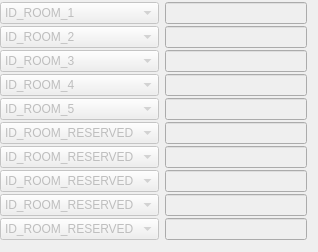
     <widget class="QWidget" name="layoutWidget">
      <property name="geometry">
       <rect>
        <x>420</x>
        <y>140</y>
        <width>318</width>
        <height>252</height>
       </rect>
      </property>
      <layout class="QGridLayout" name="gridLayout_20">
       <property name="leftMargin">
        <number>0</number>
       </property>
       <property name="topMargin">
        <number>0</number>
       </property>
       <property name="bottomMargin">
        <number>0</number>
       </property>
       <property name="horizontalSpacing">
        <number>6</number>
       </property>
       <property name="verticalSpacing">
        <number>0</number>
       </property>
       <item row="0" column="0">
        <widget class="QComboBox" name="comboBox_Dispense_pArrDispRoom_iCassID1">
         <property name="enabled">
          <bool>false</bool>
         </property>
         <item>
          <property name="text">
           <string>ID_ROOM_1</string>
          </property>
         </item>
         <item>
          <property name="text">
           <string>ID_ROOM_2</string>
          </property>
         </item>
         <item>
          <property name="text">
           <string>ID_ROOM_3</string>
          </property>
         </item>
         <item>
          <property name="text">
           <string>ID_ROOM_4</string>
          </property>
         </item>
         <item>
          <property name="text">
           <string>ID_ROOM_5</string>
          </property>
         </item>
         <item>
          <property name="text">
           <string>ID_ROOM_1B</string>
          </property>
         </item>
         <item>
          <property name="text">
           <string>ID_ROOM_2B</string>
          </property>
         </item>
         <item>
          <property name="text">
           <string>ID_ROOM_3B</string>
          </property>
         </item>
         <item>
          <property name="text">
           <string>ID_ROOM_4B</string>
          </property>
         </item>
         <item>
          <property name="text">
           <string>ID_ROOM_5B</string>
          </property>
         </item>
         <item>
          <property name="text">
           <string>ID_ROOM_RESERVED</string>
          </property>
         </item>
        </widget>
       </item>
       <item row="0" column="1">
        <widget class="QLineEdit" name="lineEdit_Dispense_pArrDispRoom_iCashNumber1">
         <property name="enabled">
          <bool>false</bool>
         </property>
         <property name="inputMethodHints">
          <set>Qt::ImhDigitsOnly</set>
         </property>
        </widget>
       </item>
       <item row="1" column="0">
        <widget class="QComboBox" name="comboBox_Dispense_pArrDispRoom_iCassID2">
         <property name="enabled">
          <bool>false</bool>
         </property>
         <item>
          <property name="text">
           <string>ID_ROOM_2</string>
          </property>
         </item>
         <item>
          <property name="text">
           <string>ID_ROOM_1</string>
          </property>
         </item>
         <item>
          <property name="text">
           <string>ID_ROOM_3</string>
          </property>
         </item>
         <item>
          <property name="text">
           <string>ID_ROOM_4</string>
          </property>
         </item>
         <item>
          <property name="text">
           <string>ID_ROOM_5</string>
          </property>
         </item>
         <item>
          <property name="text">
           <string>ID_ROOM_1B</string>
          </property>
         </item>
         <item>
          <property name="text">
           <string>ID_ROOM_2B</string>
          </property>
         </item>
         <item>
          <property name="text">
           <string>ID_ROOM_3B</string>
          </property>
         </item>
         <item>
          <property name="text">
           <string>ID_ROOM_4B</string>
          </property>
         </item>
         <item>
          <property name="text">
           <string>ID_ROOM_5B</string>
          </property>
         </item>
         <item>
          <property name="text">
           <string>ID_ROOM_RESERVED</string>
          </property>
         </item>
        </widget>
       </item>
       <item row="1" column="1">
        <widget class="QLineEdit" name="lineEdit_Dispense_pArrDispRoom_iCashNumber2">
         <property name="enabled">
          <bool>false</bool>
         </property>
         <property name="inputMethodHints">
          <set>Qt::ImhDigitsOnly</set>
         </property>
        </widget>
       </item>
       <item row="2" column="0">
        <widget class="QComboBox" name="comboBox_Dispense_pArrDispRoom_iCassID3">
         <property name="enabled">
          <bool>false</bool>
         </property>
         <item>
          <property name="text">
           <string>ID_ROOM_3</string>
          </property>
         </item>
         <item>
          <property name="text">
           <string>ID_ROOM_1</string>
          </property>
         </item>
         <item>
          <property name="text">
           <string>ID_ROOM_2</string>
          </property>
         </item>
         <item>
          <property name="text">
           <string>ID_ROOM_4</string>
          </property>
         </item>
         <item>
          <property name="text">
           <string>ID_ROOM_5</string>
          </property>
         </item>
         <item>
          <property name="text">
           <string>ID_ROOM_1B</string>
          </property>
         </item>
         <item>
          <property name="text">
           <string>ID_ROOM_2B</string>
          </property>
         </item>
         <item>
          <property name="text">
           <string>ID_ROOM_3B</string>
          </property>
         </item>
         <item>
          <property name="text">
           <string>ID_ROOM_4B</string>
          </property>
         </item>
         <item>
          <property name="text">
           <string>ID_ROOM_5B</string>
          </property>
         </item>
         <item>
          <property name="text">
           <string>ID_ROOM_RESERVED</string>
          </property>
         </item>
        </widget>
       </item>
       <item row="2" column="1">
        <widget class="QLineEdit" name="lineEdit_Dispense_pArrDispRoom_iCashNumber3">
         <property name="enabled">
          <bool>false</bool>
         </property>
         <property name="inputMethodHints">
          <set>Qt::ImhDigitsOnly</set>
         </property>
        </widget>
       </item>
       <item row="3" column="0">
        <widget class="QComboBox" name="comboBox_Dispense_pArrDispRoom_iCassID4">
         <property name="enabled">
          <bool>false</bool>
         </property>
         <item>
          <property name="text">
           <string>ID_ROOM_4</string>
          </property>
         </item>
         <item>
          <property name="text">
           <string>ID_ROOM_1</string>
          </property>
         </item>
         <item>
          <property name="text">
           <string>ID_ROOM_2</string>
          </property>
         </item>
         <item>
          <property name="text">
           <string>ID_ROOM_3</string>
          </property>
         </item>
         <item>
          <property name="text">
           <string>ID_ROOM_5</string>
          </property>
         </item>
         <item>
          <property name="text">
           <string>ID_ROOM_1B</string>
          </property>
         </item>
         <item>
          <property name="text">
           <string>ID_ROOM_2B</string>
          </property>
         </item>
         <item>
          <property name="text">
           <string>ID_ROOM_3B</string>
          </property>
         </item>
         <item>
          <property name="text">
           <string>ID_ROOM_4B</string>
          </property>
         </item>
         <item>
          <property name="text">
           <string>ID_ROOM_5B</string>
          </property>
         </item>
         <item>
          <property name="text">
           <string>ID_ROOM_RESERVED</string>
          </property>
         </item>
        </widget>
       </item>
       <item row="3" column="1">
        <widget class="QLineEdit" name="lineEdit_Dispense_pArrDispRoom_iCashNumber4">
         <property name="enabled">
          <bool>false</bool>
         </property>
         <property name="inputMethodHints">
          <set>Qt::ImhDigitsOnly</set>
         </property>
        </widget>
       </item>
       <item row="4" column="0">
        <widget class="QComboBox" name="comboBox_Dispense_pArrDispRoom_iCassID5">
         <property name="enabled">
          <bool>false</bool>
         </property>
         <item>
          <property name="text">
           <string>ID_ROOM_5</string>
          </property>
         </item>
         <item>
          <property name="text">
           <string>ID_ROOM_1</string>
          </property>
         </item>
         <item>
          <property name="text">
           <string>ID_ROOM_2</string>
          </property>
         </item>
         <item>
          <property name="text">
           <string>ID_ROOM_3</string>
          </property>
         </item>
         <item>
          <property name="text">
           <string>ID_ROOM_4</string>
          </property>
         </item>
         <item>
          <property name="text">
           <string>ID_ROOM_1B</string>
          </property>
         </item>
         <item>
          <property name="text">
           <string>ID_ROOM_2B</string>
          </property>
         </item>
         <item>
          <property name="text">
           <string>ID_ROOM_3B</string>
          </property>
         </item>
         <item>
          <property name="text">
           <string>ID_ROOM_4B</string>
          </property>
         </item>
         <item>
          <property name="text">
           <string>ID_ROOM_5B</string>
          </property>
         </item>
         <item>
          <property name="text">
           <string>ID_ROOM_RESERVED</string>
          </property>
         </item>
        </widget>
       </item>
       <item row="4" column="1">
        <widget class="QLineEdit" name="lineEdit_Dispense_pArrDispRoom_iCashNumber5">
         <property name="enabled">
          <bool>false</bool>
         </property>
         <property name="inputMethodHints">
          <set>Qt::ImhDigitsOnly</set>
         </property>
        </widget>
       </item>
       <item row="5" column="0">
        <widget class="QComboBox" name="comboBox_Dispense_pArrDispRoom_iCassID6">
         <property name="enabled">
          <bool>false</bool>
         </property>
         <item>
          <property name="text">
           <string>ID_ROOM_RESERVED</string>
          </property>
         </item>
         <item>
          <property name="text">
           <string>ID_ROOM_1</string>
          </property>
         </item>
         <item>
          <property name="text">
           <string>ID_ROOM_2</string>
          </property>
         </item>
         <item>
          <property name="text">
           <string>ID_ROOM_3</string>
          </property>
         </item>
         <item>
          <property name="text">
           <string>ID_ROOM_4</string>
          </property>
         </item>
         <item>
          <property name="text">
           <string>ID_ROOM_5</string>
          </property>
         </item>
         <item>
          <property name="text">
           <string>ID_ROOM_1B</string>
          </property>
         </item>
         <item>
          <property name="text">
           <string>ID_ROOM_1C</string>
          </property>
         </item>
        </widget>
       </item>
       <item row="5" column="1">
        <widget class="QLineEdit" name="lineEdit_Dispense_pArrDispRoom_iCashNumber6">
         <property name="enabled">
          <bool>false</bool>
         </property>
         <property name="inputMethodHints">
          <set>Qt::ImhDigitsOnly</set>
         </property>
        </widget>
       </item>
       <item row="6" column="0">
        <widget class="QComboBox" name="comboBox_Dispense_pArrDispRoom_iCassID7">
         <property name="enabled">
          <bool>false</bool>
         </property>
         <item>
          <property name="text">
           <string>ID_ROOM_RESERVED</string>
          </property>
         </item>
         <item>
          <property name="text">
           <string>ID_ROOM_1</string>
          </property>
         </item>
         <item>
          <property name="text">
           <string>ID_ROOM_2</string>
          </property>
         </item>
         <item>
          <property name="text">
           <string>ID_ROOM_3</string>
          </property>
         </item>
         <item>
          <property name="text">
           <string>ID_ROOM_4</string>
          </property>
         </item>
         <item>
          <property name="text">
           <string>ID_ROOM_5</string>
          </property>
         </item>
         <item>
          <property name="text">
           <string>ID_ROOM_1B</string>
          </property>
         </item>
         <item>
          <property name="text">
           <string>ID_ROOM_2B</string>
          </property>
         </item>
         <item>
          <property name="text">
           <string>ID_ROOM_3B</string>
          </property>
         </item>
         <item>
          <property name="text">
           <string>ID_ROOM_4B</string>
          </property>
         </item>
         <item>
          <property name="text">
           <string>ID_ROOM_5B</string>
          </property>
         </item>
        </widget>
       </item>
       <item row="6" column="1">
        <widget class="QLineEdit" name="lineEdit_Dispense_pArrDispRoom_iCashNumber7">
         <property name="enabled">
          <bool>false</bool>
         </property>
         <property name="inputMethodHints">
          <set>Qt::ImhDigitsOnly</set>
         </property>
        </widget>
       </item>
       <item row="7" column="0">
        <widget class="QComboBox" name="comboBox_Dispense_pArrDispRoom_iCassID8">
         <property name="enabled">
          <bool>false</bool>
         </property>
         <item>
          <property name="text">
           <string>ID_ROOM_RESERVED</string>
          </property>
         </item>
         <item>
          <property name="text">
           <string>ID_ROOM_1</string>
          </property>
         </item>
         <item>
          <property name="text">
           <string>ID_ROOM_2</string>
          </property>
         </item>
         <item>
          <property name="text">
           <string>ID_ROOM_3</string>
          </property>
         </item>
         <item>
          <property name="text">
           <string>ID_ROOM_4</string>
          </property>
         </item>
         <item>
          <property name="text">
           <string>ID_ROOM_5</string>
          </property>
         </item>
         <item>
          <property name="text">
           <string>ID_ROOM_1B</string>
          </property>
         </item>
         <item>
          <property name="text">
           <string>ID_ROOM_2B</string>
          </property>
         </item>
         <item>
          <property name="text">
           <string>ID_ROOM_3B</string>
          </property>
         </item>
         <item>
          <property name="text">
           <string>ID_ROOM_4B</string>
          </property>
         </item>
         <item>
          <property name="text">
           <string>ID_ROOM_5B</string>
          </property>
         </item>
        </widget>
       </item>
       <item row="7" column="1">
        <widget class="QLineEdit" name="lineEdit_Dispense_pArrDispRoom_iCashNumber8">
         <property name="enabled">
          <bool>false</bool>
         </property>
         <property name="inputMethodHints">
          <set>Qt::ImhDigitsOnly</set>
         </property>
        </widget>
       </item>
       <item row="8" column="0">
        <widget class="QComboBox" name="comboBox_Dispense_pArrDispRoom_iCassID9">
         <property name="enabled">
          <bool>false</bool>
         </property>
         <item>
          <property name="text">
           <string>ID_ROOM_RESERVED</string>
          </property>
         </item>
         <item>
          <property name="text">
           <string>ID_ROOM_1</string>
          </property>
         </item>
         <item>
          <property name="text">
           <string>ID_ROOM_2</string>
          </property>
         </item>
         <item>
          <property name="text">
           <string>ID_ROOM_3</string>
          </property>
         </item>
         <item>
          <property name="text">
           <string>ID_ROOM_4</string>
          </property>
         </item>
         <item>
          <property name="text">
           <string>ID_ROOM_5</string>
          </property>
         </item>
         <item>
          <property name="text">
           <string>ID_ROOM_1B</string>
          </property>
         </item>
         <item>
          <property name="text">
           <string>ID_ROOM_2B</string>
          </property>
         </item>
         <item>
          <property name="text">
           <string>ID_ROOM_3B</string>
          </property>
         </item>
         <item>
          <property name="text">
           <string>ID_ROOM_4B</string>
          </property>
         </item>
         <item>
          <property name="text">
           <string>ID_ROOM_5B</string>
          </property>
         </item>
        </widget>
       </item>
       <item row="8" column="1">
        <widget class="QLineEdit" name="lineEdit_Dispense_pArrDispRoom_iCashNumber9">
         <property name="enabled">
          <bool>false</bool>
         </property>
         <property name="inputMethodHints">
          <set>Qt::ImhDigitsOnly</set>
         </property>
        </widget>
       </item>
       <item row="9" column="0">
        <widget class="QComboBox" name="comboBox_Dispense_pArrDispRoom_iCassID10">
         <property name="enabled">
          <bool>false</bool>
         </property>
         <item>
          <property name="text">
           <string>ID_ROOM_RESERVED</string>
          </property>
         </item>
         <item>
          <property name="text">
           <string>ID_ROOM_1</string>
          </property>
         </item>
         <item>
          <property name="text">
           <string>ID_ROOM_2</string>
          </property>
         </item>
         <item>
          <property name="text">
           <string>ID_ROOM_3</string>
          </property>
         </item>
         <item>
          <property name="text">
           <string>ID_ROOM_4</string>
          </property>
         </item>
         <item>
          <property name="text">
           <string>ID_ROOM_5</string>
          </property>
         </item>
         <item>
          <property name="text">
           <string>ID_ROOM_1B</string>
          </property>
         </item>
         <item>
          <property name="text">
           <string>ID_ROOM_2B</string>
          </property>
         </item>
         <item>
          <property name="text">
           <string>ID_ROOM_3B</string>
          </property>
         </item>
         <item>
          <property name="text">
           <string>ID_ROOM_4B</string>
          </property>
         </item>
         <item>
          <property name="text">
           <string>ID_ROOM_5B</string>
          </property>
         </item>
        </widget>
       </item>
       <item row="9" column="1">
        <widget class="QLineEdit" name="lineEdit_Dispense_pArrDispRoom_iCashNumber10">
         <property name="enabled">
          <bool>false</bool>
         </property>
         <property name="inputMethodHints">
          <set>Qt::ImhDigitsOnly</set>
         </property>
        </widget>
       </item>
      </layout>
     </widget>
